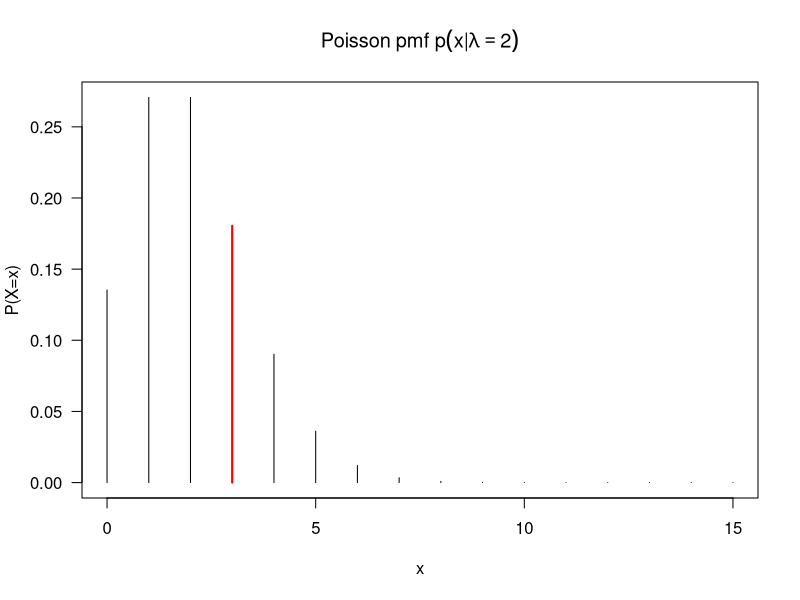

Recreate this plot in R.
## ---- chunk 1
#| echo: true
# creamos una función para la eq 11
pmf_poisson <- function(x, l) (exp(-l) * l^x) / (factorial(x))
x <- 3
l <- 2
pmf_poisson(x = x, l = l)
## ---- chunk 2
#| echo: false
#| fig-align: center
#| fig-pos: H
#| fig-width: 4
#| fig-height: 3
#| fig-cap: "Distribución de probabilidad de Poisson con $x=3$  y $\\lambda=2$"
par(las=1)
xp <- seq(0, 15, 1)
plot(
  xp,
  pmf_poisson(xp, l),
  type = "h",
  ylab = "P(X=x)",
  xlab = 'x',
  main = expression(Poisson~pmf~p(x*'|'*lambda==2))
)
segments(
  x0 = 3,
  x1 = 3,
  y0 = 0,
  y1 = pmf_poisson(x = x, l = l),
  col = 'red',
  lwd = 2
)
